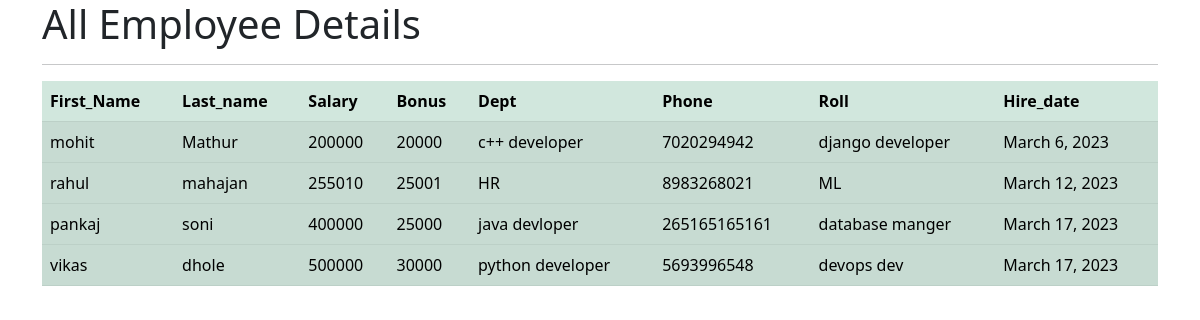
The app's page /all_emp with its own data.
### emp_app/models.py (models this page shows)
class Employee(models.Model):
    first_name=models.CharField(max_length=40,null=False)
    last_name=models.CharField(max_length=40)
    dept= models.ForeignKey(Department,on_delete=models.CASCADE)
    salary=models.IntegerField(default=0)
    bonus=models.IntegerField(default=0)
    role=models.ForeignKey(Role,on_delete=models.CASCADE)
    phone=models.IntegerField(default=0)
    hire_date=models.DateField()
    def __str__(self):
        return "%s %s %s "%(self.first_name,self.last_name,self.phone)

class Department(models.Model):
    name=models.CharField(max_length=40)
    location = models.CharField(max_length=40)
    def __str__(self):
        return self.name

class Role(models.Model):
    name=models.CharField(max_length=70,null=False)
    def __str__(self):
        return self.name

### emp_app/views.py (the view)
# urls.py: path('all_emp', all_emp,name='all_emp'),
def all_emp(r):
    emps = Employee.objects.all()
    context = {
        'emps': emps
    }
    print(context)
    return render(r, 'emp_app/view_all_emp.html', context)

### templates/emp_app/view_all_emp.html (shortened to what this page needs)
<!DOCTYPE html>
<html lang="en">
<head>
</head>
<body>
<!doctype html>
<html lang="en">
  <head>
    <link href="https://cdn.jsdelivr.net/npm/bootstrap@5.3.0-alpha1/dist/css/bootstrap.min.css" rel="stylesheet">
  </head>
  <body>
  <div class="container">
      <h1>All  Employee Details </h1>
      <hr>
      <table class="table table-success table-striped">
  <thead>
    <tr>
      <th scope="col">First_Name</th>
      <th scope="col">Last_name</th>
      <th scope="col">Salary</th>
      <th scope="col">Bonus</th>
      <th scope="col">Dept</th>
      <th scope="col">Phone</th>
      <th scope="col">Roll</th>
      <th scope="col">Hire_date</th>
    </tr>
  </thead>
        {% for emp in emps %}
  <tbody>
    <tr>
      <td>{{emp.first_name}}</td>
      <td>{{emp.last_name}}</td>
      <td>{{emp.salary}}</td>
      <td>{{emp.bonus}}</td>
      <td>{{emp.dept}}</td>
      <td>{{emp.phone}}</td>
      <td>{{emp.role}}</td>
      <td>{{emp.hire_date}}</td>
    </tr>
  </tbody>
         {% endfor %}
</table>
</div>
  </body>
</html>
</body>
</html>

### records on screen
Employee: first_name "mohit", last_name "Mathur", salary "200000", bonus "20000", dept "c++ developer", phone "7020294942", role "django developer", hire_date "March 6, 2023"
Employee: first_name "rahul", last_name "mahajan", salary "255010", bonus "25001", dept "HR", phone "8983268021", role "ML", hire_date "March 12, 2023"
Employee: first_name "pankaj", last_name "soni", salary "400000", bonus "25000", dept "java devloper", phone "265165165161", role "database manger", hire_date "March 17, 2023"
Employee: first_name "vikas", last_name "dhole", salary "500000", bonus "30000", dept "python developer", phone "5693996548", role "devops dev", hire_date "March 17, 2023"
